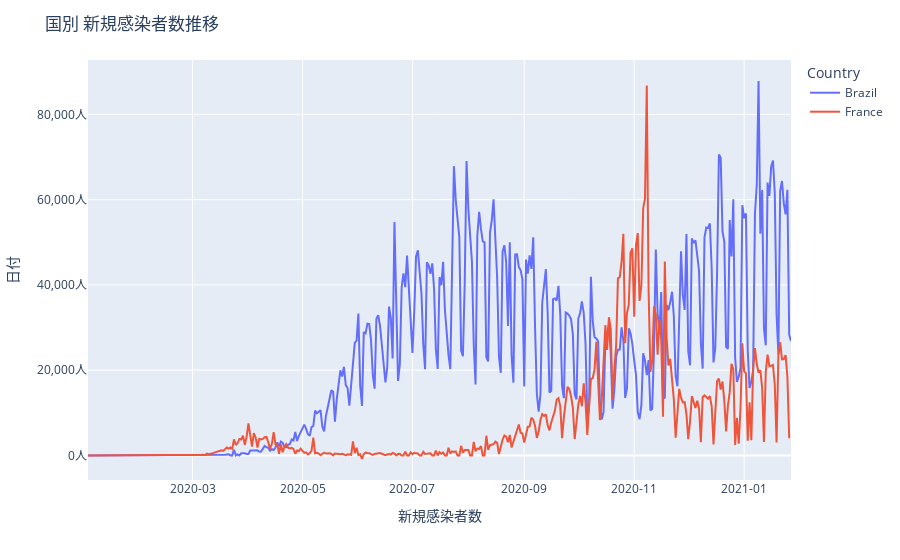

Notebook source saved alongside this figure:
### Markdown cell above
### 折れ線グラフ

### Code cell
fig = px.line(df, x="Date_reported", y="New_cases", color='Country')
fig.update_layout(
    title='国別 新規感染者数推移',
    xaxis_title='新規感染者数',
    yaxis_title='日付',
    xaxis_tickformat="%Y-%m", # x軸_表示形式
    xaxis_dtick="M2", # x軸_表示間隔（M1,M2,D,7*86400000.0)
    yaxis_tickformat = ',', # y_軸表示形式
    yaxis_dtick=20000, # y軸_表示間隔
    yaxis_ticksuffix = '人', # y軸_単位
    )
fig.update_layout()
fig.show()

### Figure 1 — Plotly figure (JSON) as saved in the notebook; plotly's stock layout.template omitted (floating-point values rounded to 4 significant figures; data arrays with more than 128 entries replaced by an {"elided": "..."} marker saying what was removed)
{"data": [{"hovertemplate": "Country=Brazil<br>Date_reported=%{x}<br>New_cases=%{y}<extra></extra>", "legendgroup": "Brazil", "line": {"color": "#636efa", "dash": "solid"}, "mode": "lines", "name": "Brazil", "orientation": "v", "showlegend": true, "type": "scatter", "x": {"elided": "391 str values"}, "xaxis": "x", "y": {"elided": "391 int values"}, "yaxis": "y"}, {"hovertemplate": "Country=France<br>Date_reported=%{x}<br>New_cases=%{y}<extra></extra>", "legendgroup": "France", "line": {"color": "#EF553B", "dash": "solid"}, "mode": "lines", "name": "France", "orientation": "v", "showlegend": true, "type": "scatter", "x": {"elided": "390 str values"}, "xaxis": "x", "y": {"elided": "390 int values"}, "yaxis": "y"}], "layout": {"legend": {"title": {"text": "Country"}, "tracegroupgap": 0}, "margin": {"t": 60}, "title": {"text": "国別 新規感染者数推移"}, "xaxis": {"anchor": "y", "domain": [0, 1], "dtick": "M2", "tickformat": "%Y-%m", "title": {"text": "新規感染者数"}}, "yaxis": {"anchor": "x", "domain": [0, 1], "dtick": 20000, "tickformat": ",", "ticksuffix": "人", "title": {"text": "日付"}}}}
